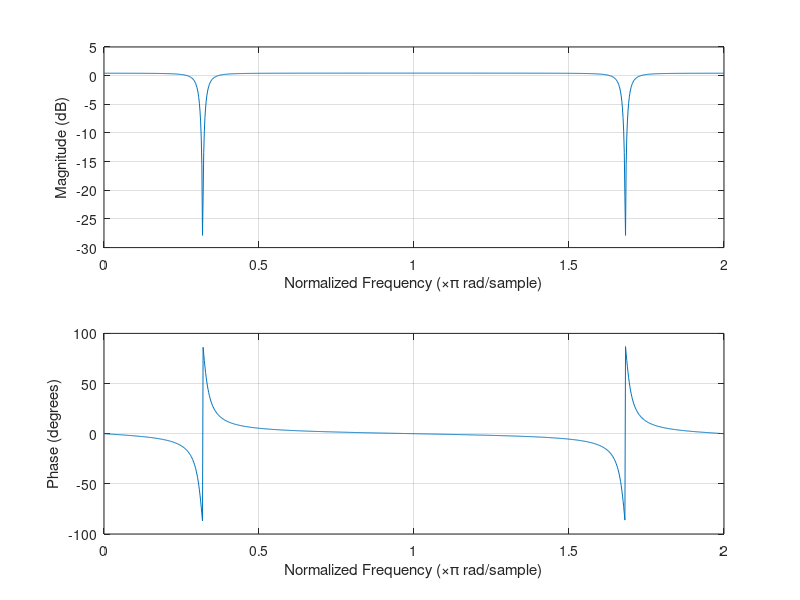
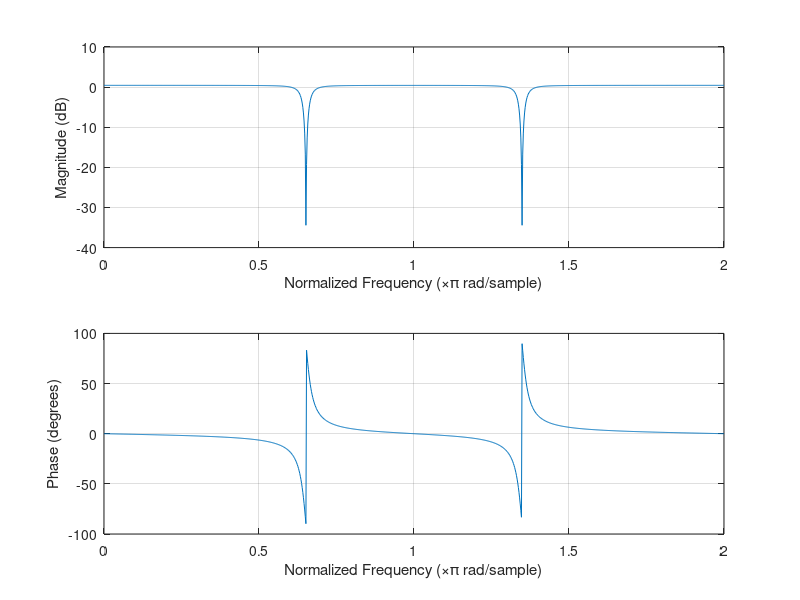
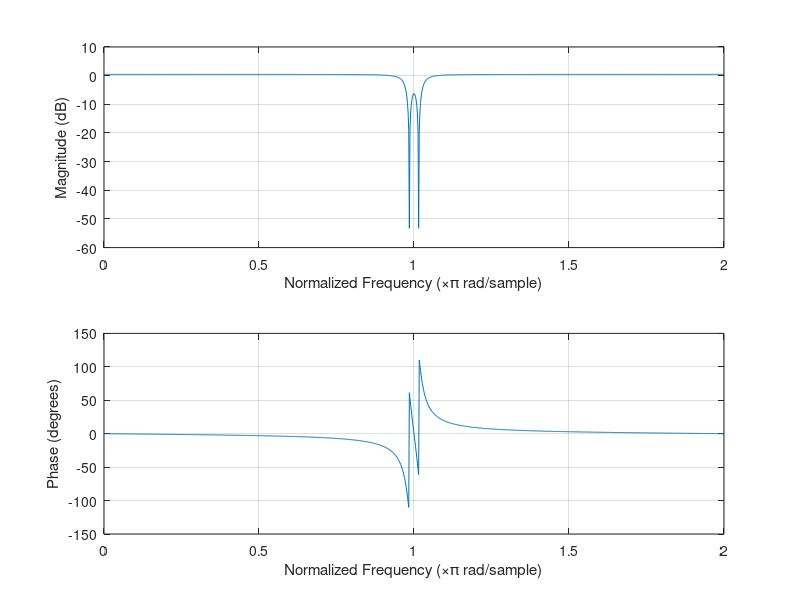

These charts were generated, in order, by the following MATLAB code:

for theta = 1:pi/3:pi;
r = 0.95;

a = [1,-2* r * cos(theta), r*r];
b = [1,-2*cos(theta),1];


figure()
hold on
freqz(b,a,1001, "whole");

end